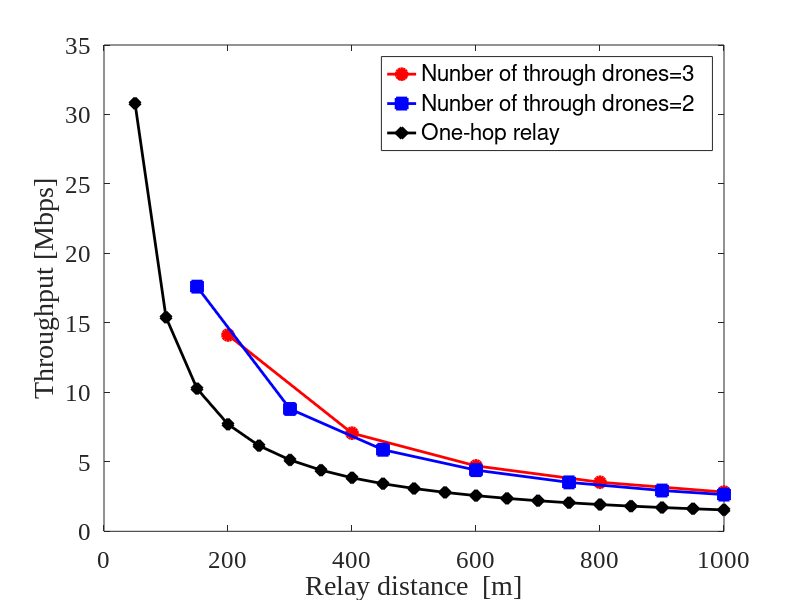

This chart was generated by the following MATLAB code: (Note: this script raises an error after producing the figure.)
clear
Rmin = [-82, -81, -79, -77, -74, -70, -66, -65]; % 最小受信感度 [dBm]
TR = [6, 9, 12, 18, 24, 36, 48, 54]; % 伝送レート [Mbps]
databit = [24, 36, 48, 72, 96, 144, 192, 216]; % OFDMシンボルごとのデータビット[bit]

Tp = 10; % 送信電力 [dBm]
f = 2.4* 10^9; % 周波数 [Hz]
c = 3 * 10^8; % 光速 [m/s]

PLCP_pre = 16; % PLCPプリアンブル[μs]
PLCPhead_sig = 1; % PLCPヘッダ（シグナル）[μs]
PLCPhead_ser = 16; % PLCPヘッダ（サービス）[μs]
ACK = 80; % 802.11ACKフレーム[bit]
MAC = 192; % 802.11MACヘッダ[bit]
LLC = 64; % LLCヘッダ[bit]
packet = 12000; % IPパケット長[bit]
FCS = 32; % FCS[bit]
tail = 6; % テイルビット[bit]
SIFS = 10; % [μs]
DIFS = 34; % [μs]
backoff = 101.5; % 平均バックオフ制御時間 [μs]

max_distance = 1000; % 最大距離 [m]

% フィルタリング: 54 Mbps, 24 Mbps, 18 Mbps のみ
indices = ismember(TR, [54, 24, 18]);
Rmin = Rmin(indices);
TR = TR(indices);
databit = databit(indices);

% 初期化
overhead = zeros(size(TR)); % オーバーヘッドの配列
payload = zeros(size(TR)); % ペイロードの配列
N = zeros(size(TR)); % 送信回数

% フィギュア1: スループットのプロット
figure('Position', [100, 100, 800, 500]); % 横長のグラフ (幅800, 高さ500)
hold on;


markers = {'o', 's', 'd'}; % 点の形状を指定
colors = {'r', 'b', 'k'}; % 色を指定

for i = 1:length(Rmin)
    Rmin_current = Rmin(i);
    TR_current = TR(i);
    databit_current = databit(i);
    
    % 最大伝送距離の計算
    Lfs = Tp - Rmin_current; % 距離減衰 [dB]
    d_max = floor(((10^(Lfs / 20)) * c) / (4 * pi * f) / 50) * 50; % 最大伝送距離 [m]
    
    % フレームの計算
    ACK_t = PLCP_pre + (PLCPhead_sig + ceil((PLCPhead_ser + ACK + FCS + tail) / databit_current)) * 4;
    data_t = PLCP_pre + (PLCPhead_sig + ceil((PLCPhead_ser + MAC + LLC + packet + FCS + tail) / databit_current)) * 4;
    data_o_t = PLCP_pre + (PLCPhead_sig + ceil(ceil((PLCPhead_ser + MAC + LLC + packet + FCS + tail) / databit_current) - packet / databit_current)) * 4;
    
    % スループットを計算して繰り返しプロット
    if mod(max_distance, d_max) == 0
        distances = d_max:d_max:max_distance; 
    else
        distances = [d_max:d_max:max_distance max_distance];
    end
    throughput2 = zeros(size(distances)); % スループット配列の初期化
    payload_t = packet / databit_current * 4;
    N(i) = length(distances);
    
    for j = 1:length(distances)
        D = distances(j);
        total_tt = (ACK_t + data_t + SIFS+6 + backoff ) * (D / d_max); % トータル時間計算
        overhead(i) = (ACK_t + data_o_t + SIFS+6 + backoff ) * (D / d_max)/1000; % オーバーヘッドの総時間
        payload(i) = payload_t * (D / d_max)/1000; % ペイロードの送信時間
        throughput2(j) = packet / total_tt; % スループット [Mbps]
    end

     % プロット
     if TR_current==54
        plot(distances, throughput2, ['-' markers{i}], 'Color', colors{i},'LineWidth', 2, 'MarkerSize', 8, 'MarkerFaceColor', colors{i}, 'DisplayName', sprintf('One-hop relay '));
     else
        plot(distances, throughput2, ['-' markers{i}], 'Color', colors{i},'LineWidth', 2, 'MarkerSize', 8, 'MarkerFaceColor', colors{i}, 'DisplayName', sprintf('Nunber of through drones=%d ',((d_max/50)-1) ));
     end

     
    
end

% ラベル設定
xlabel('Relay distance  [m]', 'FontSize', 30, 'FontName', 'Times New Roman'); % X軸ラベル
ylabel('Throughput [Mbps]', 'FontSize', 30, 'FontName', 'Times New Roman'); % Y軸ラベル

% 横軸の範囲と間隔を設定
xticks(0:200:max_distance); % 0から最大距離まで200ごとの目盛りを設定

% 目盛りのフォントサイズ設定
set(gca, 'FontSize', 18, 'FontName', 'Times New Roman'); % 目盛り数字を大きく設定し、フォントを指定

% グラフの枠を表示
box on;
grid off;

% 凡例を設定
lgd = legend;
lgd.FontSize = 20; % 凡例フォントサイズ
lgd.FontName = 'Times New Roman'; % 凡例フォント指定
lgd.Location = 'northeast'; % 凡例を右上に配置
lgd.Box = 'off'; % 凡例の枠を非表示にする

hold off;

% フィギュア2: オーバーヘッドとペイロード時間の積み上げ棒グラフ
figure('Position', [100, 100, 800, 500]); % 横長のグラフ (幅800, 高さ500)
b = bar(1:length(TR), [overhead', payload'], 'stacked', 'BarWidth', 0.3); % 等間隔の整数インデックスを使用

% x軸のラベルを設定（例として伝送レートを表示）
xticks(1:length(TR)); % x軸を等間隔の整数インデックスに設定
xticklabels(arrayfun(@(x) sprintf('%d ', x), TR, 'UniformOutput', false)); % カスタムラベルを設定

% グラフのラベルとタイトル設定
xlabel('Transmission rate[Mbps]'); % 任意のラベル
ylabel('Time [ms]');

grid off;

% 目盛りのフォントサイズ設定
set(gca, 'FontSize', 18, 'FontName', 'Times New Roman'); % 目盛り数字を大きく設定し、フォントを指定


% 各ペイロードバーの部分にN-1等分の線を引く
hold on;
for i = 1:length(TR)
    num_lines = N(i) - 1; % 分割する線の数
    if num_lines > 0
        % ペイロード部分の高さ（青い部分）を取得
        payload_height = payload(i); 
        
        % 各分割の高さ
        y_step = payload_height / N(i); 
        
        for k = 1:num_lines
            y_position = overhead(i) + k * y_step; % 線を引くy位置（ペイロードの上部から）
            % ペイロード部分の上に黒い直線を引く
            plot([i - 0.15, i + 0.15], [y_position, y_position], 'k-', 'LineWidth', 0.5); % 黒い直線を描画
        end
    end
end
legend({'Overhead', 'Payload'}, 'FontSize', 18, 'FontName', 'Times New Roman', 'Location', 'northwest','Box', 'off'); % 凡例の設定

hold off;
